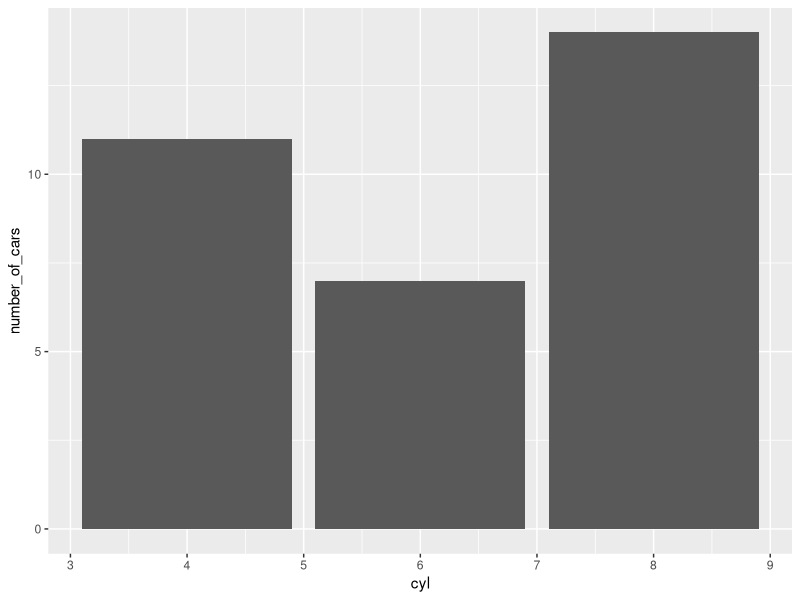
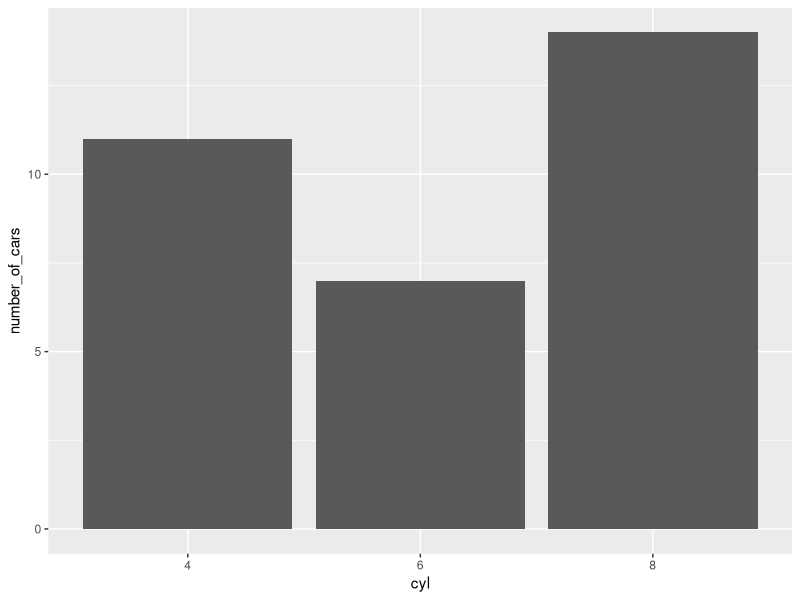
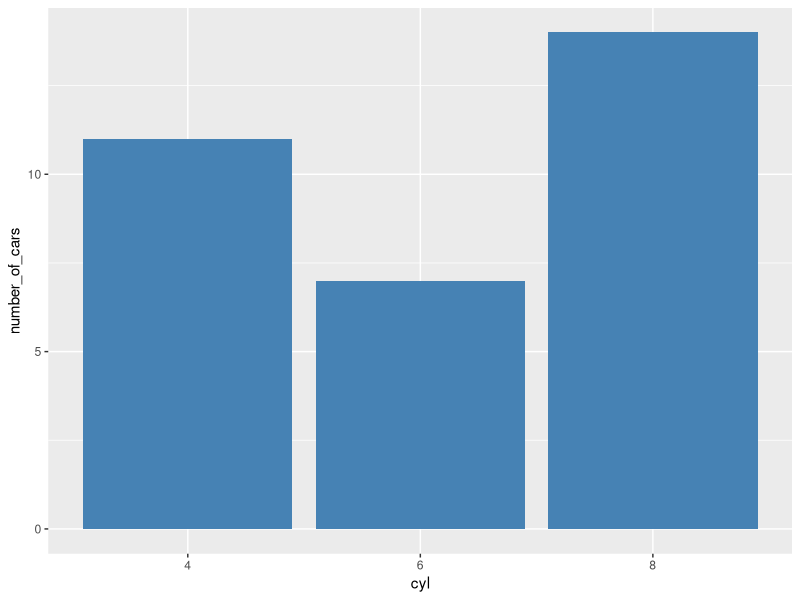
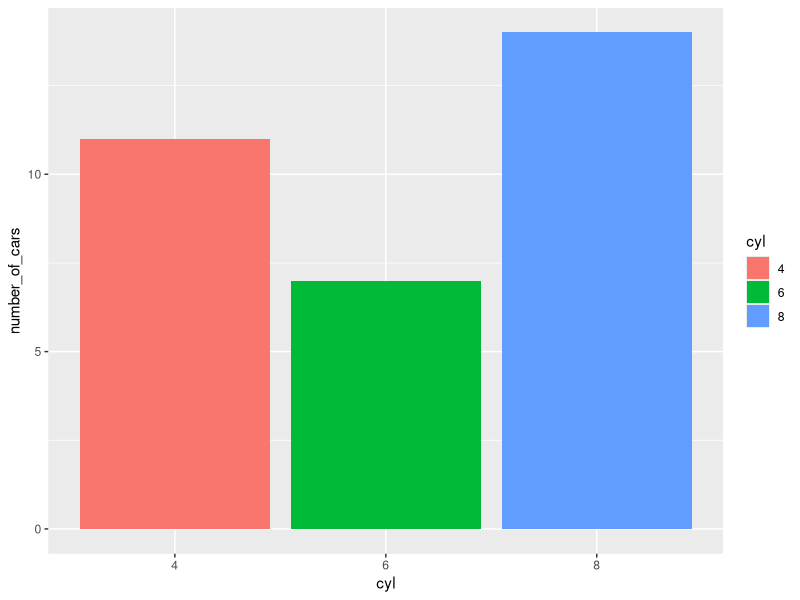
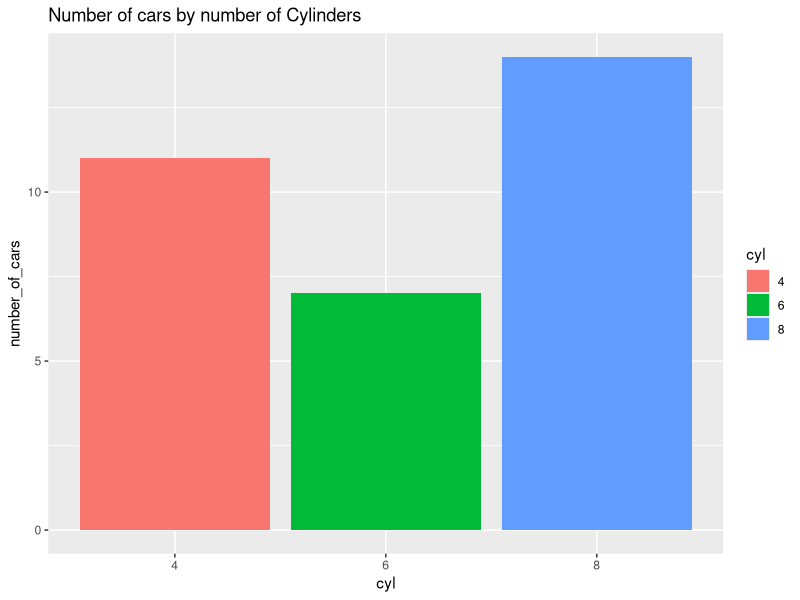
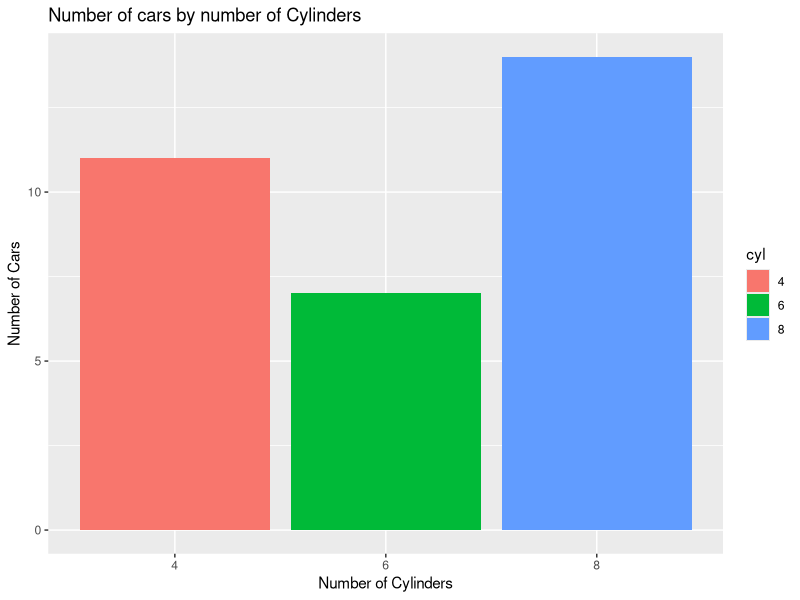

These charts were generated, in order, by the following R code:
## ---- chunk 1
knitr::opts_chunk$set(echo = TRUE)
library(tidyverse)
## ---- chunk 2
mtcars <- mtcars
## ---- chunk 3
num_cyl <- mtcars %>% 
  summarise(sum(cyl))
## ---- chunk 4
Cylinders4 <- mtcars %>% 
filter(cyl == 4)
## ---- chunk 5

Cylinders4_mpgn <- mtcars %>% 
filter(cyl == 4 & mpg >30)

## ---- chunk 6
Num_cars = mtcars %>% 
  group_by(cyl) %>% 
  summarise(number_of_cars = n())
 


## ---- chunk 7
ggplot(data=Num_cars, aes(x= cyl, y= number_of_cars)) +
  geom_bar(stat="identity")
## ---- chunk 8
Num_cars <- Num_cars %>% 
 mutate(cyl= as.factor(cyl))
## ---- chunk 9
ggplot(data=Num_cars, aes(x= cyl, y= number_of_cars)) +
  geom_bar(stat="identity")
## ---- chunk 10


ggplot(data=Num_cars, aes(x= cyl, y= number_of_cars)) +
  geom_bar(stat="identity", fill="steelblue")
## ---- chunk 11
ggplot(data=Num_cars, aes(x= cyl, y= number_of_cars, fill = cyl)) +
  geom_bar(stat="identity")
## ---- chunk 12
ggplot(data=Num_cars, aes(x= cyl, y= number_of_cars, fill = cyl)) +
  geom_bar(stat="identity")+
ggtitle("Number of cars by number of Cylinders")
## ---- chunk 13
ggplot(data=Num_cars, aes(x= cyl, y= number_of_cars, fill = cyl)) +
  geom_bar(stat="identity")+
ggtitle("Number of cars by number of Cylinders") +
  xlab("Number of Cylinders") +
  ylab("Number of Cars")
